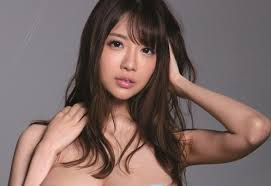
#> input picture big.jpg, 271 x 186 px
$ python edge.py
#> lines starting #> are read from the running program, lines starting #| are printed output that depends on the picture
import cv2
import numpy as np
from matplotlib import pyplot as plt

img = cv2.imread('big.jpg', 0)
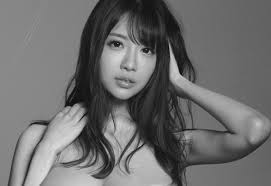
#> img: shape (186, 271); min 3, max 225, mean 109.4
edges = cv2.Canny(img, 100, 150)
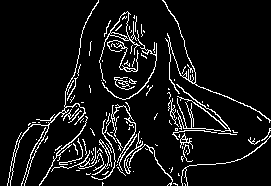
#> edges: shape (186, 271); 8% white in thin lines or dots
edges2 = cv2.Canny(img,150 , 247)
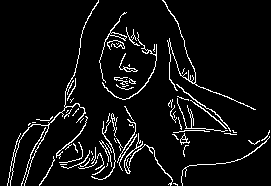
#> edges2: shape (186, 271); 6.2% white in thin lines or dots
edges3 = cv2.Canny(img, 138, 250)
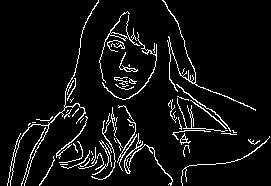
#> edges3: shape (186, 271); 6.4% white in thin lines or dots
edges4 = cv2.Canny(img, 10, 100)
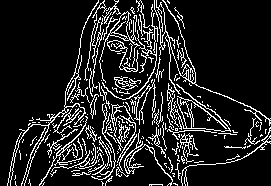
#> edges4: shape (186, 271); 13.6% white in thin lines or dots
edges5 = cv2.Canny(img, 80, 150)
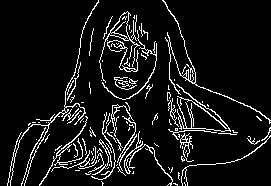
#> edges5: shape (186, 271); 8.5% white in thin lines or dots


plt.subplot(231), plt.imshow(img, cmap='gray'), plt.title('Original Image')
plt.subplot(232), plt.imshow(edges, cmap='gray'), plt.title('Edge Image')
plt.subplot(233), plt.imshow(edges2, cmap='gray'), plt.title('Edge Image')
plt.subplot(234), plt.imshow(edges3, cmap='gray'), plt.title('Edge Image')
plt.subplot(235), plt.imshow(edges4, cmap='gray'), plt.title('Edge Image')
plt.subplot(236), plt.imshow(edges5, cmap='gray'), plt.title('Edge Image')

plt.show()

#作業2

$ run again, with rock.jpg copied over big.jpg
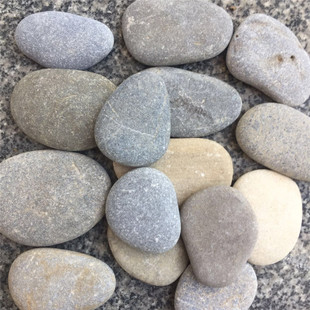
#> input picture rock.jpg, 310 x 310 px
#> `edges = cv2.Canny(img, 100, 150)`:
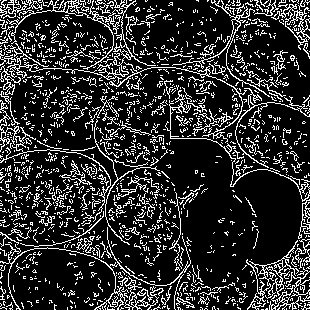
#> edges: shape (310, 310); 18.5% white in thin lines or dots
#> edges2: shape (310, 310); 8.7% white in thin lines or dots
#> edges3: shape (310, 310); 9.1% white in thin lines or dots
#> edges4: shape (310, 310); 34.6% white in thin lines or dots
#> `edges5 = cv2.Canny(img, 80, 150)`:
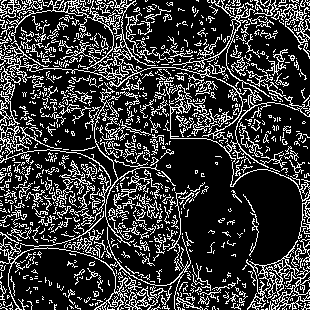
#> edges5: shape (310, 310); 22.2% white in thin lines or dots
